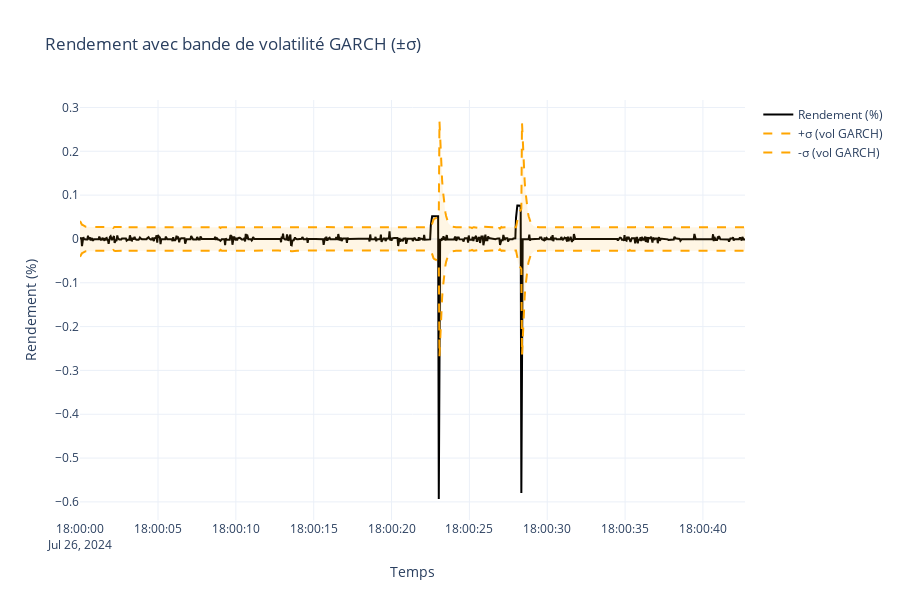

The notebook cell this image was saved under:
### Code cell
# Préparation des données
returns_pct = test_returns.loc[df_forecast.index] * 100
vol = df_forecast['predicted_vol']

# Courbes ±1 sigma
upper_band = vol
lower_band = -vol

# Créer le graphique
fig = go.Figure()

# 1. Courbe des rendements
fig.add_trace(go.Scatter(
    x=returns_pct.index,
    y=returns_pct,
    mode='lines',
    name='Rendement (%)',
    line=dict(color='black')
))

# 2. Bande supérieure (+σ)
fig.add_trace(go.Scatter(
    x=vol.index,
    y=upper_band,
    mode='lines',
    name='+σ (vol GARCH)',
    line=dict(color='orange', dash='dash')
))

# 3. Bande inférieure (-σ)
fig.add_trace(go.Scatter(
    x=vol.index,
    y=lower_band,
    mode='lines',
    name='-σ (vol GARCH)',
    line=dict(color='orange', dash='dash')
))

# 4. Remplissage entre les bandes
fig.add_trace(go.Scatter(
    x=vol.index.tolist() + vol.index[::-1].tolist(),
    y=upper_band.tolist() + lower_band[::-1].tolist(),
    fill='toself',
    fillcolor='rgba(255,165,0,0.1)',
    line=dict(color='rgba(255,165,0,0)'),
    showlegend=False,
    name='Zone ±σ'
))

# Layout
fig.update_layout(
    title="Rendement avec bande de volatilité GARCH (±σ)",
    xaxis_title="Temps",
    yaxis_title="Rendement (%)",
    template="plotly_white",
    height=600
)

fig.show()

### Figure 1 — Plotly figure (JSON) as saved in the notebook; plotly's stock layout.template omitted (floating-point values rounded to 4 significant figures; data arrays with more than 128 entries replaced by an {"elided": "..."} marker saying what was removed)
{"data": [{"line": {"color": "black"}, "mode": "lines", "name": "Rendement (%)", "type": "scatter", "x": {"elided": "1000 str values"}, "y": {"elided": "1000 float values"}}, {"line": {"color": "orange", "dash": "dash"}, "mode": "lines", "name": "+σ (vol GARCH)", "type": "scatter", "x": {"elided": "1000 str values"}, "y": {"elided": "1000 float values"}}, {"line": {"color": "orange", "dash": "dash"}, "mode": "lines", "name": "-σ (vol GARCH)", "type": "scatter", "x": {"elided": "1000 str values"}, "y": {"elided": "1000 float values"}}, {"fill": "toself", "fillcolor": "rgba(255,165,0,0.1)", "line": {"color": "rgba(255,165,0,0)"}, "name": "Zone ±σ", "showlegend": false, "type": "scatter", "x": {"elided": "2000 str values"}, "y": {"elided": "2000 float values"}}], "layout": {"height": 600, "title": {"text": "Rendement avec bande de volatilité GARCH (±σ)"}, "xaxis": {"title": {"text": "Temps"}}, "yaxis": {"title": {"text": "Rendement (%)"}}}}
